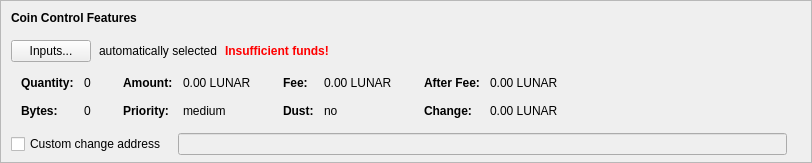
    <widget class="QFrame" name="frameCoinControl">
     <property name="sizePolicy">
      <sizepolicy hsizetype="Expanding" vsizetype="Expanding">
       <horstretch>0</horstretch>
       <verstretch>0</verstretch>
      </sizepolicy>
     </property>
     <property name="maximumSize">
      <size>
       <width>16777215</width>
       <height>16777215</height>
      </size>
     </property>
     <property name="frameShape">
      <enum>QFrame::StyledPanel</enum>
     </property>
     <property name="frameShadow">
      <enum>QFrame::Sunken</enum>
     </property>
     <layout class="QVBoxLayout" name="verticalLayoutCoinControl2">
      <property name="spacing">
       <number>0</number>
      </property>
      <property name="leftMargin">
       <number>0</number>
      </property>
      <property name="topMargin">
       <number>0</number>
      </property>
      <property name="rightMargin">
       <number>0</number>
      </property>
      <property name="bottomMargin">
       <number>6</number>
      </property>
      <item>
       <layout class="QVBoxLayout" name="verticalLayoutCoinControl" stretch="0,0,0,0,1">
        <property name="spacing">
         <number>0</number>
        </property>
        <property name="leftMargin">
         <number>10</number>
        </property>
        <property name="topMargin">
         <number>10</number>
        </property>
        <item>
         <layout class="QHBoxLayout" name="horizontalLayoutCoinControl1">
          <property name="bottomMargin">
           <number>15</number>
          </property>
          <item>
           <widget class="QLabel" name="labelCoinControlFeatures">
            <property name="sizePolicy">
             <sizepolicy hsizetype="Preferred" vsizetype="Maximum">
              <horstretch>0</horstretch>
              <verstretch>0</verstretch>
             </sizepolicy>
            </property>
            <property name="font">
             <font>
              <weight>75</weight>
              <bold>true</bold>
             </font>
            </property>
            <property name="styleSheet">
             <string notr="true">font-weight:bold;</string>
            </property>
            <property name="text">
             <string>Coin Control Features</string>
            </property>
           </widget>
          </item>
         </layout>
        </item>
        <item>
         <layout class="QHBoxLayout" name="horizontalLayoutCoinControl2" stretch="0,0,0,0">
          <property name="spacing">
           <number>8</number>
          </property>
          <property name="bottomMargin">
           <number>10</number>
          </property>
          <item>
           <widget class="QPushButton" name="pushButtonCoinControl">
            <property name="styleSheet">
             <string notr="true"/>
            </property>
            <property name="text">
             <string>Inputs...</string>
            </property>
            <property name="autoDefault">
             <bool>false</bool>
            </property>
           </widget>
          </item>
          <item>
           <widget class="QLabel" name="labelCoinControlAutomaticallySelected">
            <property name="text">
             <string>automatically selected</string>
            </property>
            <property name="margin">
             <number>5</number>
            </property>
           </widget>
          </item>
          <item>
           <widget class="QLabel" name="labelCoinControlInsuffFunds">
            <property name="font">
             <font>
              <weight>75</weight>
              <bold>true</bold>
             </font>
            </property>
            <property name="styleSheet">
             <string notr="true">color:red;font-weight:bold;</string>
            </property>
            <property name="text">
             <string>Insufficient funds!</string>
            </property>
            <property name="margin">
             <number>5</number>
            </property>
           </widget>
          </item>
          <item>
           <spacer name="horizontalSpacerCoinControl">
            <property name="orientation">
             <enum>Qt::Horizontal</enum>
            </property>
            <property name="sizeHint" stdset="0">
             <size>
              <width>40</width>
              <height>1</height>
             </size>
            </property>
           </spacer>
          </item>
         </layout>
        </item>
        <item>
         <widget class="QWidget" name="widgetCoinControl" native="true">
          <property name="sizePolicy">
           <sizepolicy hsizetype="Preferred" vsizetype="Preferred">
            <horstretch>0</horstretch>
            <verstretch>0</verstretch>
           </sizepolicy>
          </property>
          <property name="minimumSize">
           <size>
            <width>0</width>
            <height>0</height>
           </size>
          </property>
          <property name="styleSheet">
           <string notr="true"/>
          </property>
          <layout class="QHBoxLayout" name="horizontalLayoutCoinControl5">
           <property name="leftMargin">
            <number>0</number>
           </property>
           <property name="topMargin">
            <number>0</number>
           </property>
           <property name="rightMargin">
            <number>0</number>
           </property>
           <property name="bottomMargin">
            <number>0</number>
           </property>
           <item>
            <layout class="QHBoxLayout" name="horizontalLayoutCoinControl3" stretch="0,0,0,1">
             <property name="spacing">
              <number>20</number>
             </property>
             <property name="topMargin">
              <number>0</number>
             </property>
             <property name="bottomMargin">
              <number>10</number>
             </property>
             <item>
              <layout class="QFormLayout" name="formLayoutCoinControl1">
               <property name="horizontalSpacing">
                <number>10</number>
               </property>
               <property name="verticalSpacing">
                <number>14</number>
               </property>
               <property name="leftMargin">
                <number>10</number>
               </property>
               <property name="topMargin">
                <number>4</number>
               </property>
               <property name="rightMargin">
                <number>6</number>
               </property>
               <item row="0" column="0">
                <widget class="QLabel" name="labelCoinControlQuantityText">
                 <property name="font">
                  <font>
                   <weight>75</weight>
                   <bold>true</bold>
                  </font>
                 </property>
                 <property name="text">
                  <string>Quantity:</string>
                 </property>
                 <property name="margin">
                  <number>0</number>
                 </property>
                </widget>
               </item>
               <item row="0" column="1">
                <widget class="QLabel" name="labelCoinControlQuantity">
                 <property name="cursor">
                  <cursorShape>IBeamCursor</cursorShape>
                 </property>
                 <property name="contextMenuPolicy">
                  <enum>Qt::ActionsContextMenu</enum>
                 </property>
                 <property name="text">
                  <string notr="true">0</string>
                 </property>
                 <property name="margin">
                  <number>0</number>
                 </property>
                 <property name="textInteractionFlags">
                  <set>Qt::LinksAccessibleByMouse|Qt::TextSelectableByKeyboard|Qt::TextSelectableByMouse</set>
                 </property>
                </widget>
               </item>
               <item row="1" column="0">
                <widget class="QLabel" name="labelCoinControlBytesText">
                 <property name="font">
                  <font>
                   <weight>75</weight>
                   <bold>true</bold>
                  </font>
                 </property>
                 <property name="text">
                  <string>Bytes:</string>
                 </property>
                </widget>
               </item>
               <item row="1" column="1">
                <widget class="QLabel" name="labelCoinControlBytes">
                 <property name="cursor">
                  <cursorShape>IBeamCursor</cursorShape>
                 </property>
                 <property name="contextMenuPolicy">
                  <enum>Qt::ActionsContextMenu</enum>
                 </property>
                 <property name="text">
                  <string notr="true">0</string>
                 </property>
                 <property name="textInteractionFlags">
                  <set>Qt::LinksAccessibleByMouse|Qt::TextSelectableByKeyboard|Qt::TextSelectableByMouse</set>
                 </property>
                </widget>
               </item>
              </layout>
             </item>
             <item>
              <layout class="QFormLayout" name="formLayoutCoinControl2">
               <property name="horizontalSpacing">
                <number>10</number>
               </property>
               <property name="verticalSpacing">
                <number>14</number>
               </property>
               <property name="leftMargin">
                <number>6</number>
               </property>
               <property name="topMargin">
                <number>4</number>
               </property>
               <property name="rightMargin">
                <number>6</number>
               </property>
               <item row="0" column="0">
                <widget class="QLabel" name="labelCoinControlAmountText">
                 <property name="font">
                  <font>
                   <weight>75</weight>
                   <bold>true</bold>
                  </font>
                 </property>
                 <property name="text">
                  <string>Amount:</string>
                 </property>
                 <property name="margin">
                  <number>0</number>
                 </property>
                </widget>
               </item>
               <item row="0" column="1">
                <widget class="QLabel" name="labelCoinControlAmount">
                 <property name="cursor">
                  <cursorShape>IBeamCursor</cursorShape>
                 </property>
                 <property name="contextMenuPolicy">
                  <enum>Qt::ActionsContextMenu</enum>
                 </property>
                 <property name="text">
                  <string notr="true">0.00 LUNAR</string>
                 </property>
                 <property name="textInteractionFlags">
                  <set>Qt::LinksAccessibleByMouse|Qt::TextSelectableByKeyboard|Qt::TextSelectableByMouse</set>
                 </property>
                </widget>
               </item>
               <item row="1" column="0">
                <widget class="QLabel" name="labelCoinControlPriorityText">
                 <property name="font">
                  <font>
                   <weight>75</weight>
                   <bold>true</bold>
                  </font>
                 </property>
                 <property name="text">
                  <string>Priority:</string>
                 </property>
                </widget>
               </item>
               <item row="1" column="1">
                <widget class="QLabel" name="labelCoinControlPriority">
                 <property name="cursor">
                  <cursorShape>IBeamCursor</cursorShape>
                 </property>
                 <property name="contextMenuPolicy">
                  <enum>Qt::ActionsContextMenu</enum>
                 </property>
                 <property name="text">
                  <string>medium</string>
                 </property>
                 <property name="textInteractionFlags">
                  <set>Qt::LinksAccessibleByMouse|Qt::TextSelectableByKeyboard|Qt::TextSelectableByMouse</set>
                 </property>
                </widget>
               </item>
              </layout>
             </item>
             <item>
              <layout class="QFormLayout" name="formLayoutCoinControl3">
               <property name="horizontalSpacing">
                <number>10</number>
               </property>
               <property name="verticalSpacing">
                <number>14</number>
               </property>
               <property name="leftMargin">
                <number>6</number>
               </property>
               <property name="topMargin">
                <number>4</number>
               </property>
               <property name="rightMargin">
                <number>6</number>
               </property>
               <item row="0" column="0">
                <widget class="QLabel" name="labelCoinControlFeeText">
                 <property name="font">
                  <font>
                   <weight>75</weight>
                   <bold>true</bold>
                  </font>
                 </property>
                 <property name="text">
                  <string>Fee:</string>
                 </property>
                 <property name="margin">
                  <number>0</number>
                 </property>
                </widget>
               </item>
               <item row="0" column="1">
                <widget class="QLabel" name="labelCoinControlFee">
                 <property name="cursor">
                  <cursorShape>IBeamCursor</cursorShape>
                 </property>
                 <property name="contextMenuPolicy">
                  <enum>Qt::ActionsContextMenu</enum>
                 </property>
                 <property name="text">
                  <string notr="true">0.00 LUNAR</string>
                 </property>
                 <property name="textInteractionFlags">
                  <set>Qt::LinksAccessibleByMouse|Qt::TextSelectableByKeyboard|Qt::TextSelectableByMouse</set>
                 </property>
                </widget>
               </item>
               <item row="1" column="0">
                <widget class="QLabel" name="labelCoinControlLowOutputText">
                 <property name="font">
                  <font>
                   <weight>75</weight>
                   <bold>true</bold>
                  </font>
                 </property>
                 <property name="text">
                  <string>Dust:</string>
                 </property>
                </widget>
               </item>
               <item row="1" column="1">
                <widget class="QLabel" name="labelCoinControlLowOutput">
                 <property name="cursor">
                  <cursorShape>IBeamCursor</cursorShape>
                 </property>
                 <property name="contextMenuPolicy">
                  <enum>Qt::ActionsContextMenu</enum>
                 </property>
                 <property name="text">
                  <string>no</string>
                 </property>
                 <property name="textInteractionFlags">
                  <set>Qt::LinksAccessibleByMouse|Qt::TextSelectableByKeyboard|Qt::TextSelectableByMouse</set>
                 </property>
                </widget>
               </item>
              </layout>
             </item>
             <item>
              <layout class="QFormLayout" name="formLayoutCoinControl4">
               <property name="horizontalSpacing">
                <number>10</number>
               </property>
               <property name="verticalSpacing">
                <number>14</number>
               </property>
               <property name="leftMargin">
                <number>6</number>
               </property>
               <property name="topMargin">
                <number>4</number>
               </property>
               <property name="rightMargin">
                <number>6</number>
               </property>
               <item row="0" column="0">
                <widget class="QLabel" name="labelCoinControlAfterFeeText">
                 <property name="font">
                  <font>
                   <weight>75</weight>
                   <bold>true</bold>
                  </font>
                 </property>
                 <property name="text">
                  <string>After Fee:</string>
                 </property>
                 <property name="margin">
                  <number>0</number>
                 </property>
                </widget>
               </item>
               <item row="0" column="1">
                <widget class="QLabel" name="labelCoinControlAfterFee">
                 <property name="cursor">
                  <cursorShape>IBeamCursor</cursorShape>
                 </property>
                 <property name="contextMenuPolicy">
                  <enum>Qt::ActionsContextMenu</enum>
                 </property>
                 <property name="text">
                  <string notr="true">0.00 LUNAR</string>
                 </property>
                 <property name="textInteractionFlags">
                  <set>Qt::LinksAccessibleByMouse|Qt::TextSelectableByKeyboard|Qt::TextSelectableByMouse</set>
                 </property>
                </widget>
               </item>
               <item row="1" column="0">
                <widget class="QLabel" name="labelCoinControlChangeText">
                 <property name="font">
                  <font>
                   <weight>75</weight>
                   <bold>true</bold>
                  </font>
                 </property>
                 <property name="text">
                  <string>Change:</string>
                 </property>
                </widget>
               </item>
               <item row="1" column="1">
                <widget class="QLabel" name="labelCoinControlChange">
                 <property name="cursor">
                  <cursorShape>IBeamCursor</cursorShape>
                 </property>
                 <property name="contextMenuPolicy">
                  <enum>Qt::ActionsContextMenu</enum>
                 </property>
                 <property name="text">
                  <string notr="true">0.00 LUNAR</string>
                 </property>
                 <property name="textInteractionFlags">
                  <set>Qt::LinksAccessibleByMouse|Qt::TextSelectableByKeyboard|Qt::TextSelectableByMouse</set>
                 </property>
                </widget>
               </item>
              </layout>
             </item>
            </layout>
           </item>
          </layout>
         </widget>
        </item>
        <item>
         <layout class="QHBoxLayout" name="horizontalLayoutCoinControl4" stretch="0,0,0">
          <property name="spacing">
           <number>12</number>
          </property>
          <property name="sizeConstraint">
           <enum>QLayout::SetDefaultConstraint</enum>
          </property>
          <property name="topMargin">
           <number>5</number>
          </property>
          <property name="rightMargin">
           <number>5</number>
          </property>
          <item>
           <widget class="QCheckBox" name="checkBoxCoinControlChange">
            <property name="toolTip">
             <string>If this is activated, but the change address is empty or invalid, change will be sent to a newly generated address.</string>
            </property>
            <property name="text">
             <string>Custom change address</string>
            </property>
           </widget>
          </item>
          <item>
           <widget class="QValidatedLineEdit" name="lineEditCoinControlChange">
            <property name="enabled">
             <bool>false</bool>
            </property>
            <property name="sizePolicy">
             <sizepolicy hsizetype="Expanding" vsizetype="Fixed">
              <horstretch>0</horstretch>
              <verstretch>0</verstretch>
             </sizepolicy>
            </property>
           </widget>
          </item>
          <item>
           <widget class="QLabel" name="labelCoinControlChangeLabel">
            <property name="sizePolicy">
             <sizepolicy hsizetype="Preferred" vsizetype="Expanding">
              <horstretch>0</horstretch>
              <verstretch>0</verstretch>
             </sizepolicy>
            </property>
            <property name="minimumSize">
             <size>
              <width>0</width>
              <height>0</height>
             </size>
            </property>
            <property name="text">
             <string/>
            </property>
            <property name="margin">
             <number>3</number>
            </property>
           </widget>
          </item>
         </layout>
        </item>
        <item>
         <spacer name="verticalSpacerCoinControl">
          <property name="orientation">
           <enum>Qt::Vertical</enum>
          </property>
          <property name="sizeHint" stdset="0">
           <size>
            <width>800</width>
            <height>1</height>
           </size>
          </property>
         </spacer>
        </item>
       </layout>
      </item>
     </layout>
    </widget>
